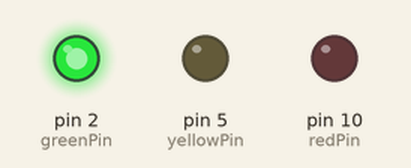
Simulated run of this sketch. Board: Arduino Uno, built with avr-gcc and run on an emulated ATmega328P. On the bench: output pins drawn as LEDs (lit = HIGH).

Above: at 2.5 s.
At 6.0 s:
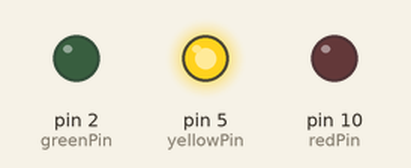
At 9.5 s:
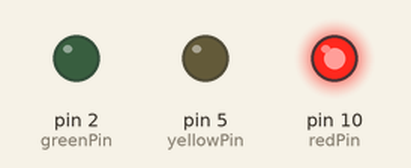
Timing chart, 0 to 15.6 s (numbered marks = the images above):
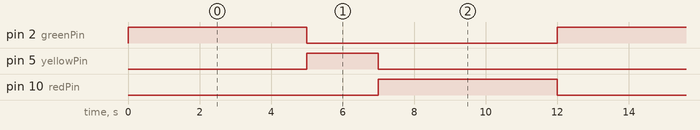

Measured:
- by itself, pin 2 (greenPin), pin 10 (redPin): alternates HIGH for 5.0 s and LOW for 7.0 s
- by itself, pin 5 (yellowPin): alternates HIGH for 2.0 s and LOW for 10.0 s
- by itself, everything shown: repeats every 12.0 s, in 4 steps

The sketch:

example2.ino
```cpp
/*
 * Rui Santos
 * Complete Project Details http://randomnerdtutorials.com
*/

int redPin = 10; // here we are calling redPin to the pin 10
int yellowPin = 5; // here we are calling yellowPin to the pin 5
int greenPin = 2; // here we are calling greenPin to the pin 2


void setup() {
  // here we are initializing our pins as outputs
  pinMode(redPin, OUTPUT);
  pinMode(yellowPin, OUTPUT);
  pinMode(greenPin, OUTPUT);
}

void loop() {
  digitalWrite(greenPin, HIGH);   // turn the green LED on
  delay(5000);              // the green LED will be on for 5 seconds
  digitalWrite(greenPin, LOW);    // the green LED will turn off
  digitalWrite(yellowPin, HIGH); // the yellow LED will turn on for 2 second
  delay(2000);
  digitalWrite(yellowPin, LOW); // the yellow LED will turn off
  digitalWrite(redPin, HIGH); // the red LED will turn on for 5 seconds
  delay(5000);
  digitalWrite(redPin, LOW); // the red LED will turn off
}
```
